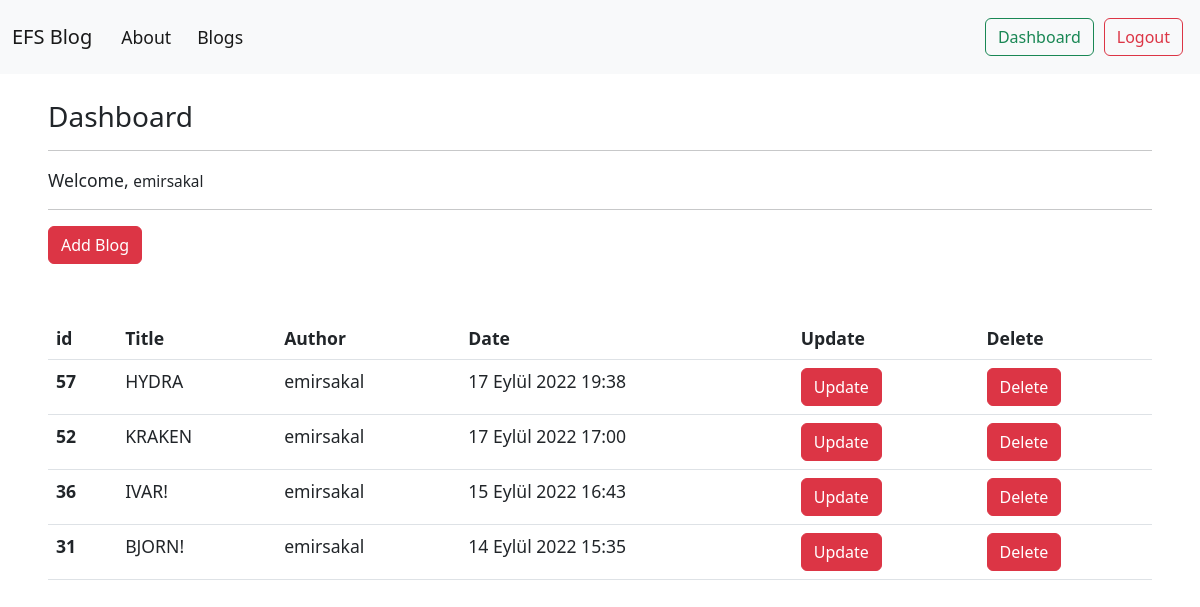
Before: /blogs/dashboard/ (signed in) with the older database file.
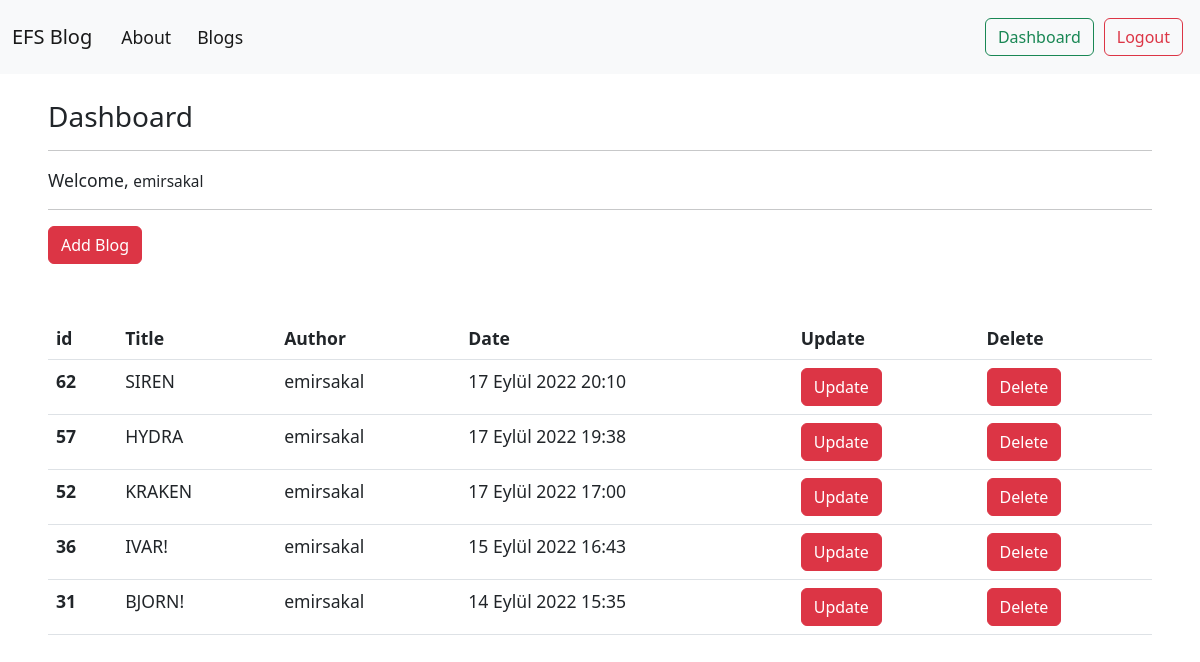
After: the same page with the newer database file.
### article/models.py (models this page shows, shortened)
class Article(models.Model):
    author = models.ForeignKey("auth.User", on_delete = models.CASCADE,verbose_name= "Author ")
    title = models.CharField(max_length = 50, verbose_name= "Title ")
    content = RichTextField()
    created_date = models.DateTimeField(auto_now_add=True, verbose_name= "Created Date")
    article_image = models.FileField(blank = True,null = True,verbose_name="Image")
    article_image2 = models.FileField(blank = True,null = True,verbose_name="Image 2")
    class Meta:
        ordering = ['-created_date']

### article/views.py (the view)
# urls.py: path('dashboard/',views.dashboard,name = "dashboard"),
@login_required(login_url="user:login")
def dashboard(request):
    articles = Article.objects.filter(author = request.user)
    context = {
        "articles" : articles
    }
    return render(request,"dashboard.html",context)

### templates/dashboard.html (shortened to what this page needs)
{% extends 'layout.html' %}
{% block body %}
<h3> Dashboard </h3>
<hr>
<p>
    Welcome, <small>{{request.user.username}}</small>
</p>
<hr>
<a class = "btn btn-danger" href = "{% url 'article:addblog' %}"> Add Blog </a>
<br><br><br>
{% if articles %}
    <table class="table">
        <thead>
        <tr>
            <th scope="col">id</th>
            <th scope="col">Title</th>
            <th scope="col">Author</th>
            <th scope="col">Date</th>
            <th scope="col">Update</th>
            <th scope="col">Delete</th>
        </tr>
        </thead>
        <tbody>
            {% for article in articles %}
                <tr>
                    <th scope="row">{{article.id}}</th>
                    <td><a href = "{% url 'article:detail' article.id %}">{{article.title}}</a></td>
                    <td>{{article.author.username}}</td>
                    <td>{{article.created_date}}</td>
                    <td><a href="{% url 'article:update' article.id %}" class = "btn btn-danger">Update</a></td>
                    <td><a class = "btn btn-danger" data-bs-toggle="modal" data-bs-target="#exampleModal">Delete</a></td>
                </tr>
            {% endfor %}
        </tbody>
    </table>
{% else %}
    <div class ="alert alert-danger"> You did not write any blog.</div>
{% endif %}
{% endblock body %}

### templates/layout.html (shortened to what this page needs)
<!DOCTYPE html>
{% load static %}
<html lang="en">
<head>
    <link rel="stylesheet" href="{% static 'css/bootstrap.min.css' %}">
</head>
<body>
    {% include "includes/navbar.html" %}
    <div style = "margin-top : 100px; margin-bottom:50px" class = "container">
        {% block body %}
        {% endblock body %}
    </div>
</body>
</html>

### templates/includes/navbar.html (shortened to what this page needs)
<link rel="stylesheet" href="/static/css/swiper-bundle.min.css"/>
<link rel="stylesheet" href="/static/css/main.css"/>
<nav class="navbar navbar-expand-lg fixed-top bg-light">
    <div class="container-fluid">
      <a class="navbar-brand" href="{% url 'index' %}">EFS Blog</a>
      <div class="collapse navbar-collapse" id="navbarNav">
        <ul class="navbar-nav me-auto">
          <li class="nav-item">
            <a class="nav-link active" aria-current="page" href="{% url 'about' %}">About</a>
          </li>
          <li class="nav-item">
            <a class="nav-link active" aria-current="page" href="{% url 'article:articles' %}">Blogs</a>
          </li>
        </ul>
        <ul class="navbar-nav ms-auto">
          {% if request.user.is_authenticated %}
            <li class="nav-item">
              <a class="btn btn-outline-success" aria-current="page" href="{% url 'article:dashboard' %}">Dashboard</a>
            </li>
            <li class="nav-item">
              <a class="btn btn-outline-danger" aria-current="page" href="{% url 'user:logout' %}">Logout</a>
            </li>
          {% endif %}
        </ul>
      </div>
    </div>
  </nav>

### static/css/main.css (style rules this page uses)
:root { --light-color: #fff; --light-color-alt: #afb6cd; --primary-background-color: #121213; --secondary-background-color: #252830; --hover-light-color: var(--light-color); --hover-dark-color: var(--primary-background-color); --gradient-color: linear-gradient( 115deg,#4fcf70,#fad648,#a767e5,#12bcfe,#44ce7b); --transparent-light-color: rgba(255,255,255,.05); --transparent-dark-color: rgba(0,0,0,.75); --font-family: 'Poppins', sans-serif; --font-size-xsm: 1.1rem; --font-size-sm: 1.6rem; --font-size-md: 2.4rem; --font-size-lg: 3rem; --font-size-xl: 4rem; --gap: 2rem; --margin-sm: 2rem; --margin-md: 3rem; --item-min-height-sm: 20rem; --item-min-height-md: 30rem; }
* { margin: 0; padding: 0; box-sizing: border-box; }
html { font-size: 100%; }
body { font-size: var(--font-size-xsm); }
a { text-decoration: none; color: inherit; }
ul { list-style: none; }
.container { max-width: 160rem; margin: 0 auto; padding: 0 3rem; }
.navbar { color: #fff; display: flex; align-items: center; justify-content: space-between; padding-block: 1rem; }
.navbar-nav > li { margin-left:5px; margin-right:5px; }

Changed rows visible on the page:
added Article: id "62", title "SIREN", author.username "emirsakal", created_date "17 Eylül 2022 20:10"
